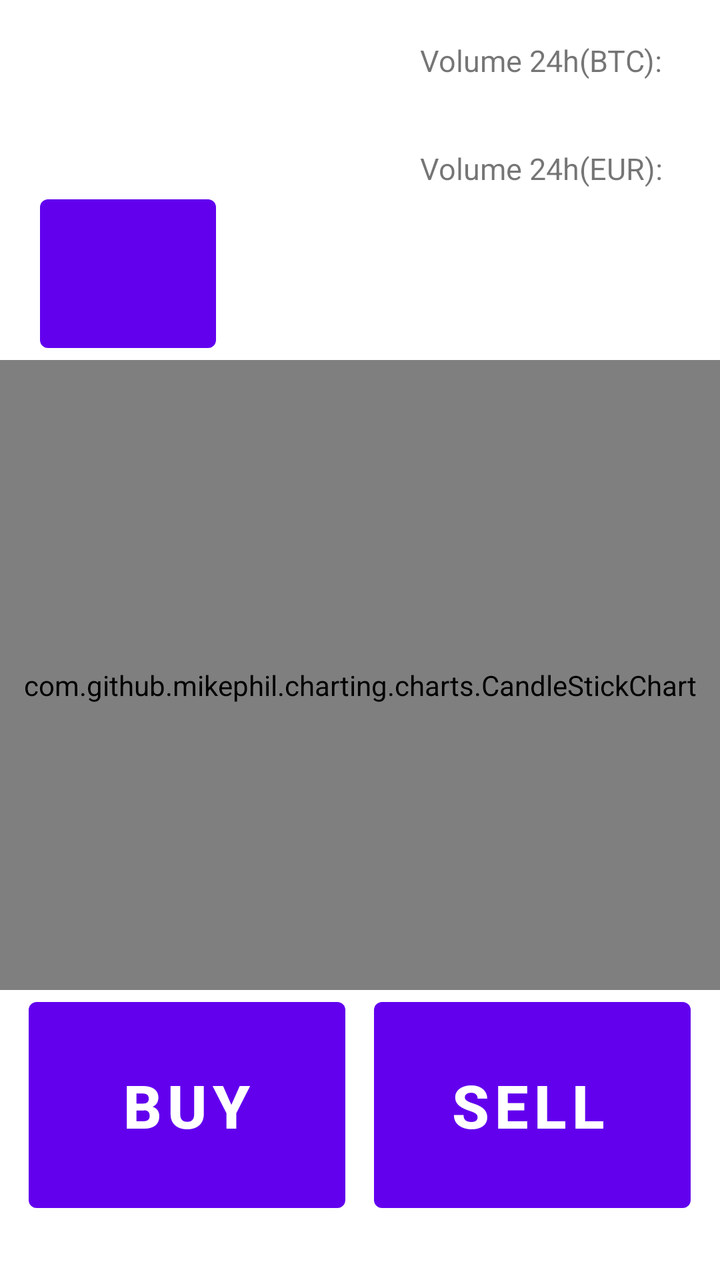
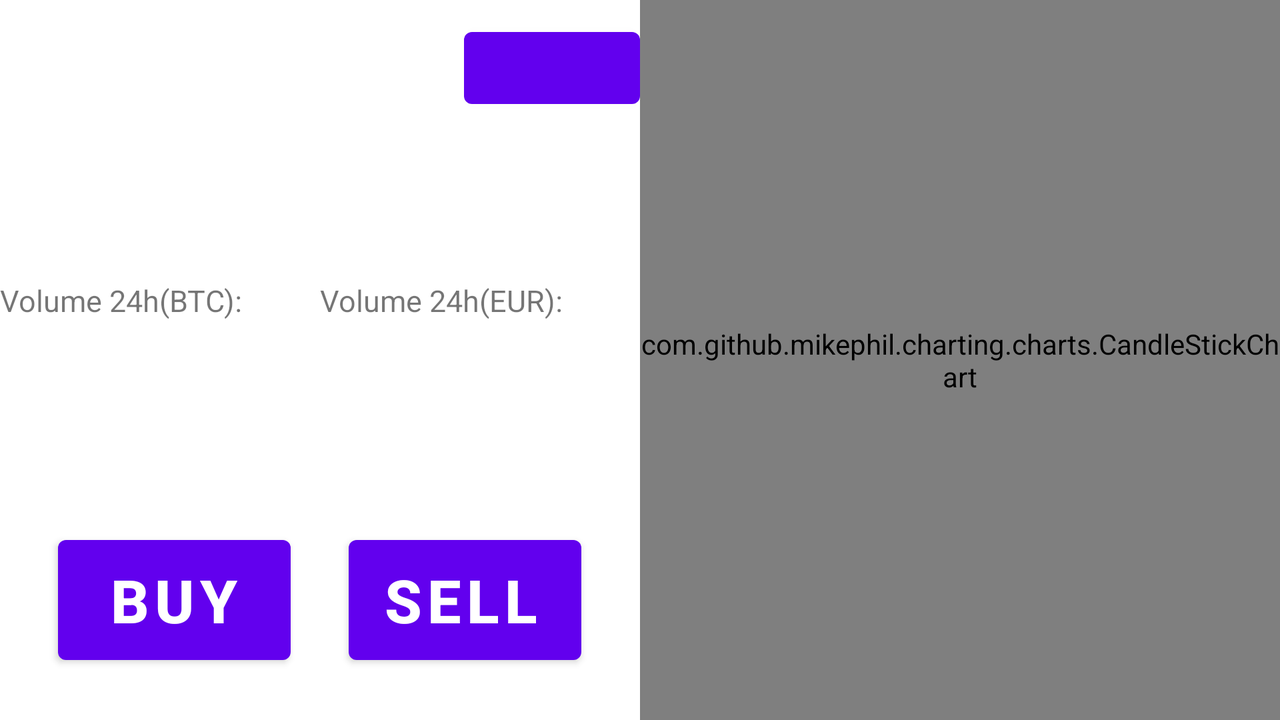

First picture: res/layout/ on a phone held upright. Second picture: the repository's own variant of that layout, on a device whose configuration matches the variant's folder. Source for both follows.
<!-- AndroidManifest.xml: application theme Theme.RoomWordSample -->
<!-- res/layout/activity_coin.xml -->
<?xml version="1.0" encoding="utf-8"?>
<androidx.constraintlayout.widget.ConstraintLayout
    xmlns:android="http://schemas.android.com/apk/res/android"
    android:layout_width="match_parent"
    android:layout_height="match_parent">

    <LinearLayout
        android:layout_width="match_parent"
        android:layout_height="match_parent"
        android:orientation="vertical">

        <LinearLayout
            android:layout_width="match_parent"
            android:layout_height="wrap_content"
            android:orientation="vertical"
            android:layout_weight="1">
            <LinearLayout
                android:layout_width="match_parent"
                android:layout_height="wrap_content"
                android:orientation="horizontal"
                android:paddingTop="20dp"
                android:paddingStart="20dp"
                android:layout_weight="2"
                android:weightSum="2">



                <LinearLayout
                    android:layout_width="0dp"
                    android:layout_height="match_parent"
                    android:orientation="vertical"
                    android:layout_weight="1">
                    <TextView
                        android:id="@+id/priceView"
                        android:layout_width="wrap_content"
                        android:layout_height="wrap_content"
                        android:textStyle="bold"
                        android:textSize="35dp"/>
                    <LinearLayout
                        android:layout_width="match_parent"
                        android:layout_height="wrap_content"
                        android:orientation="horizontal">
                        <TextView
                            android:id="@+id/priceChange"
                            android:layout_width="wrap_content"
                            android:layout_height="wrap_content"
                            android:textSize="20dp"/>
                        <TextView
                            android:id="@+id/priceChangePercent"
                            android:layout_width="wrap_content"
                            android:layout_height="wrap_content"
                            android:paddingLeft="10dp"
                            android:textSize="20dp"/>
                    </LinearLayout>
                    <Button
                        android:id="@+id/period_button"
                        android:layout_width="wrap_content"
                        android:layout_height="wrap_content"
                        android:layout_weight="1"
                        android:textSize="20dp"
                        android:textColor="@color/White"
                        android:drawableLeft="@drawable/ic_baseline_add_24"/>
                </LinearLayout>

                <LinearLayout
                    android:layout_width="0dp"
                    android:layout_height="match_parent"
                    android:orientation="vertical"
                    android:layout_weight="1"
                    android:paddingStart="20dp">
                    <TextView
                        android:id="@+id/volume_title"
                        android:layout_width="wrap_content"
                        android:layout_height="wrap_content"
                        android:textSize="15dp"
                        android:text="Volume 24h(BTC):"/>

                    <TextView
                        android:id="@+id/volume"
                        android:layout_width="wrap_content"
                        android:layout_height="wrap_content"
                        android:textSize="25dp"/>
                    <TextView
                        android:id="@+id/volumeEur_title"
                        android:layout_width="wrap_content"
                        android:layout_height="wrap_content"
                        android:textSize="15dp"
                        android:text="Volume 24h(EUR):"/>
                    <TextView
                        android:id="@+id/volumeEur"
                        android:layout_width="wrap_content"
                        android:layout_height="wrap_content"
                        android:textSize="25dp"/>
                </LinearLayout>

            </LinearLayout>

        </LinearLayout>
        <com.github.mikephil.charting.charts.CandleStickChart
            android:id="@+id/candle_stick_chart"
            android:layout_width="match_parent"
            android:layout_height="200dp"
            android:minHeight="350dp"
            android:paddingTop="10dp"
            android:layout_gravity="center"
            android:layout_weight="3"
            />

        <LinearLayout
            android:layout_width="match_parent"
            android:layout_height="wrap_content"
            android:layout_weight="3"
            android:weightSum="5"
            android:paddingBottom="30dp">

            <Space
                android:layout_width="0dp"
                android:layout_height="wrap_content"
                android:layout_weight="0.2" />

            <Button
                android:id="@+id/buybutton"
                android:layout_width="0dp"
                android:layout_height="match_parent"
                android:layout_weight="2.2"
                android:paddingLeft="20dp"
                android:paddingRight="20dp"
                android:text="BUY"
                android:textSize="30dp"
                android:textStyle="bold" />
            <Space
                android:layout_width="0dp"
                android:layout_height="wrap_content"
                android:layout_weight="0.2" />

            <Button
                android:id="@+id/sellbutton"
                android:layout_width="0dp"
                android:layout_height="match_parent"
                android:layout_weight="2.2"
                android:paddingRight="20dp"
                android:text="SELL"
                android:textSize="30dp"
                android:textStyle="bold" />
            <Space
                android:layout_width="0dp"
                android:layout_height="wrap_content"
                android:layout_weight="0.2" />

        </LinearLayout>
    </LinearLayout>

</androidx.constraintlayout.widget.ConstraintLayout>
<!-- resources referenced by this layout -->
<resources>
  <color name="White">#FFFFFF</color>
  <style name="Theme.RoomWordSample" parent="Theme.MaterialComponents.DayNight.DarkActionBar">
          
          <item name="colorPrimary">@color/purple_500</item>
          <item name="colorPrimaryVariant">@color/purple_700</item>
          <item name="colorOnPrimary">@color/white</item>
          
          <item name="colorSecondary">@color/teal_200</item>
          <item name="colorSecondaryVariant">@color/teal_700</item>
          <item name="colorOnSecondary">@color/black</item>
          
          <item name="android:statusBarColor" tools:targetApi="l">?attr/colorPrimaryVariant</item>
          
      </style>
  <color name="purple_500">#FF6200EE</color>
  <color name="purple_700">#FF3700B3</color>
  <color name="white">#FFFFFFFF</color>
  <color name="teal_200">#FF03DAC5</color>
  <color name="teal_700">#FF018786</color>
  <color name="black">#FF000000</color>
</resources>
<!-- res/layout-land/activity_coin.xml (the repository's variant of the layout above) -->
<!-- drawn on the phone turned sideways -->
<?xml version="1.0" encoding="utf-8"?>
<androidx.constraintlayout.widget.ConstraintLayout
    xmlns:android="http://schemas.android.com/apk/res/android"
    android:layout_width="match_parent"
    android:layout_height="match_parent">

    <LinearLayout
        android:layout_width="match_parent"
        android:layout_height="match_parent"
        android:orientation="horizontal"
        android:weightSum="2">

        <LinearLayout
            android:layout_width="match_parent"
            android:layout_height="match_parent"
            android:orientation="vertical"
            android:layout_weight="1"
            android:weightSum="3">
            <LinearLayout
                android:layout_width="match_parent"
                android:layout_height="0dp"
                android:orientation="horizontal"
                android:paddingTop="10dp"
                android:weightSum="2"
                android:layout_weight="1">
                <LinearLayout
                    android:layout_width="0dp"
                    android:layout_height="wrap_content"
                    android:orientation="vertical"
                    android:layout_weight="2">
                    <TextView
                        android:id="@+id/priceView"
                        android:layout_width="wrap_content"
                        android:layout_height="wrap_content"
                        android:textStyle="bold"
                        android:textSize="35dp"/>
                    <LinearLayout
                        android:layout_width="match_parent"
                        android:layout_height="wrap_content"
                        android:orientation="horizontal">
                        <TextView
                            android:id="@+id/priceChange"
                            android:layout_width="wrap_content"
                            android:layout_height="wrap_content"
                            android:textSize="20dp"/>
                        <TextView
                            android:id="@+id/priceChangePercent"
                            android:layout_width="wrap_content"
                            android:layout_height="wrap_content"
                            android:paddingLeft="10dp"
                            android:textSize="20dp"/>
                    </LinearLayout>

                </LinearLayout>
                <Button
                    android:id="@+id/period_button"
                    android:layout_width="wrap_content"
                    android:layout_height="wrap_content"
                    android:textSize="20dp"
                    android:textColor="@color/White"
                    android:drawableLeft="@drawable/ic_baseline_add_24"
                    android:layout_weight="1"/>
            </LinearLayout>

            <LinearLayout
                android:layout_width="match_parent"
                android:layout_height="0dp"
                android:orientation="horizontal"
                android:paddingTop="20dp"
                android:weightSum="2"
                android:layout_weight="1">
                <LinearLayout
                    android:layout_width="0dp"
                    android:layout_height="match_parent"
                    android:orientation="vertical"
                    android:layout_weight="1">
                    <TextView
                        android:id="@+id/volume_title"
                        android:layout_width="wrap_content"
                        android:layout_height="wrap_content"
                        android:textSize="15dp"
                        android:text="Volume 24h(BTC):"/>

                    <TextView
                        android:id="@+id/volume"
                        android:layout_width="wrap_content"
                        android:layout_height="wrap_content"
                        android:textSize="25dp"/>
                </LinearLayout>
                <LinearLayout
                    android:layout_width="0dp"
                    android:layout_height="match_parent"
                    android:orientation="vertical"
                    android:layout_weight="1">
                    <TextView
                        android:id="@+id/volumeEur_title"
                        android:layout_width="wrap_content"
                        android:layout_height="wrap_content"
                        android:textSize="15dp"
                        android:text="Volume 24h(EUR):"/>
                    <TextView
                        android:id="@+id/volumeEur"
                        android:layout_width="wrap_content"
                        android:layout_height="wrap_content"
                        android:textSize="25dp"/>
                </LinearLayout>
            </LinearLayout>
            <LinearLayout
                android:layout_width="match_parent"
                android:layout_height="0dp"
                android:orientation="vertical"
                android:layout_weight="1"
                android:weightSum="5">

                <Space
                    android:layout_width="match_parent"
                    android:layout_height="0dp"
                    android:layout_weight="1"/>
                <LinearLayout
                    android:layout_width="match_parent"
                    android:layout_height="0dp"
                    android:orientation="horizontal"
                    android:layout_weight="3"
                    android:weightSum="11">

                    <Space
                        android:layout_width="0dp"
                        android:layout_height="wrap_content"
                        android:layout_weight="1"/>

                    <Button
                        android:id="@+id/buybutton"
                        android:layout_width="0dp"
                        android:layout_height="match_parent"
                        android:paddingLeft="20dp"
                        android:paddingRight="20dp"
                        android:text="BUY"
                        android:textSize="30dp"
                        android:textStyle="bold"
                        android:layout_weight="4"/>
                    <Space
                        android:layout_width="0dp"
                        android:layout_height="wrap_content"
                        android:layout_weight="1"/>
                    <Button
                        android:id="@+id/sellbutton"
                        android:layout_width="0dp"
                        android:layout_height="match_parent"
                        android:paddingRight="20dp"
                        android:text="SELL"
                        android:textSize="30dp"
                        android:textStyle="bold"
                        android:layout_weight="4"/>
                    <Space
                        android:layout_width="0dp"
                        android:layout_height="wrap_content"
                        android:layout_weight="1"/>

                </LinearLayout>
                <Space
                    android:layout_width="match_parent"
                    android:layout_height="0dp"
                    android:layout_weight="1"/>
            </LinearLayout>
        </LinearLayout>

        <LinearLayout
            android:layout_width="match_parent"
            android:layout_height="match_parent"
            android:orientation="vertical"
            android:layout_weight="1"
            android:weightSum="1">
            <Space
                android:layout_width="match_parent"
                android:layout_height="wrap_content"
                android:layout_weight="0.1"/>
            <com.github.mikephil.charting.charts.CandleStickChart
                android:id="@+id/candle_stick_chart"
                android:layout_width="match_parent"
                android:layout_height="match_parent"
                android:layout_weight="0.9"/>
            <Space
                android:layout_width="match_parent"
                android:layout_height="wrap_content"
                android:layout_weight="0.1"/>
        </LinearLayout>
    </LinearLayout>

</androidx.constraintlayout.widget.ConstraintLayout>
